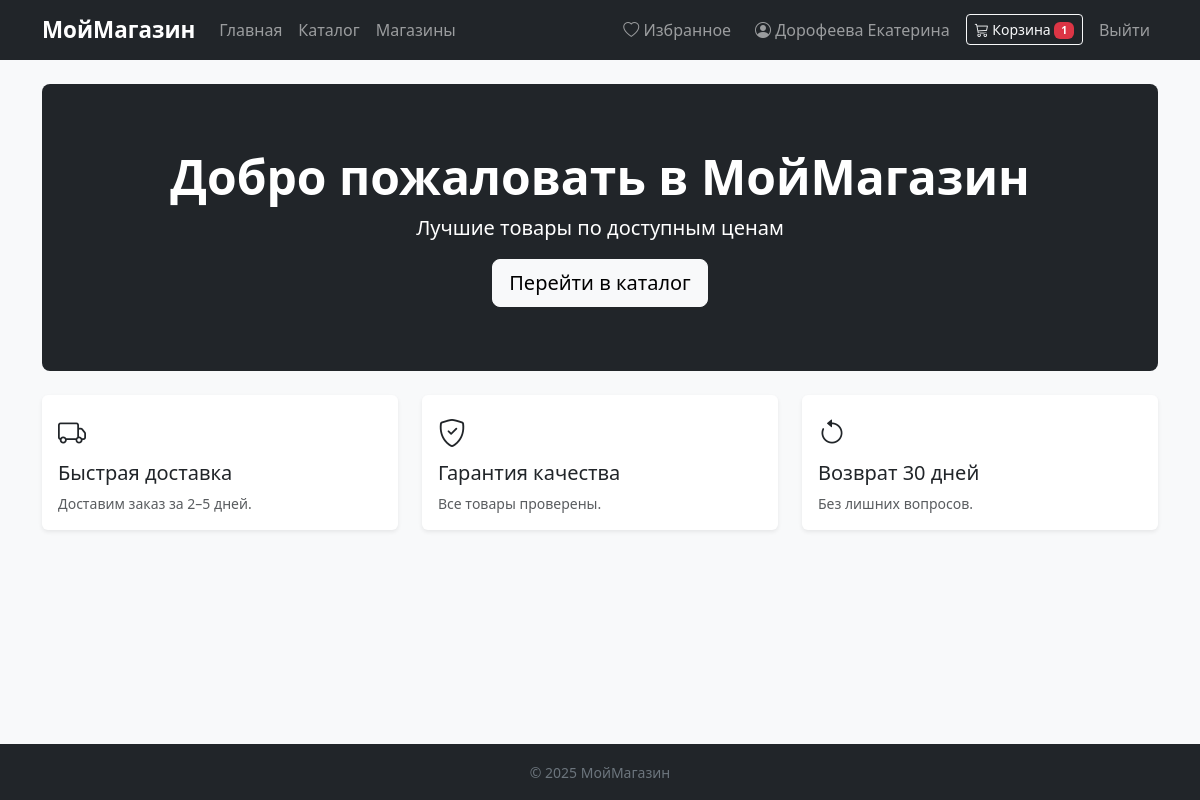
Before: / (signed in) with the older database file.
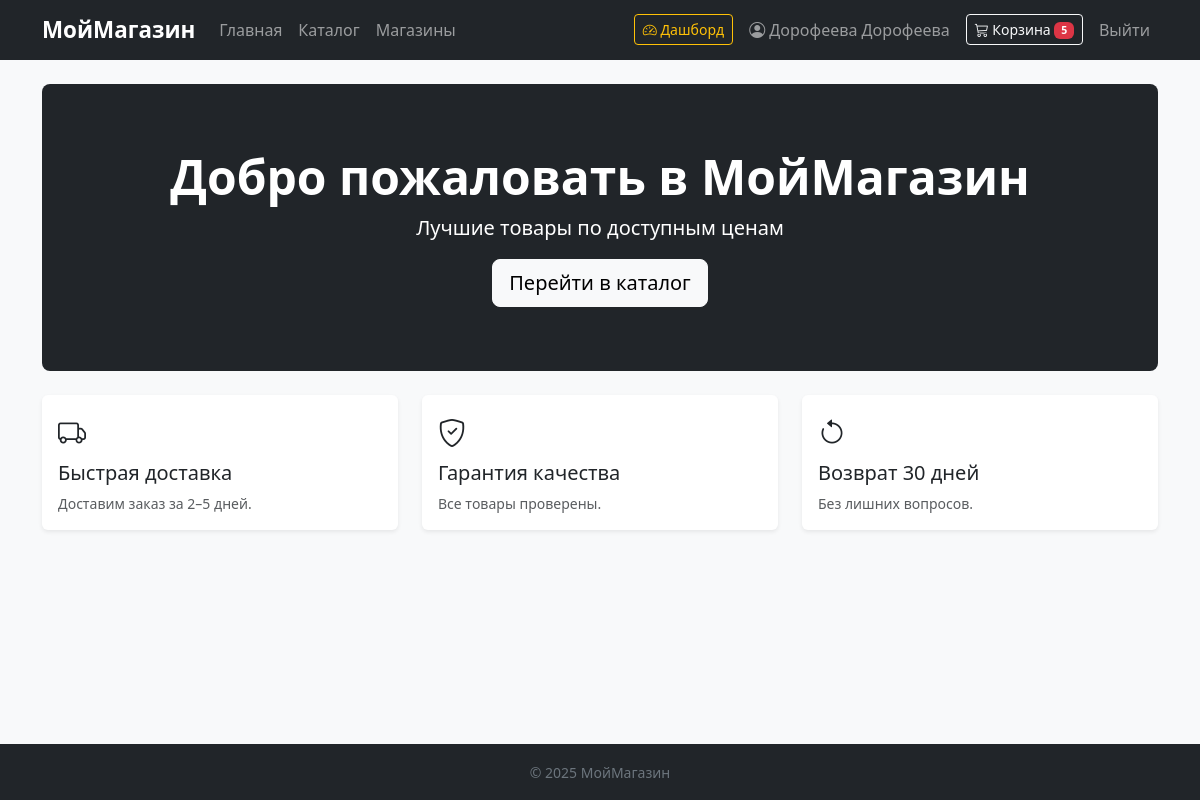
After: the same page with the newer database file.
### data/users.py (models this page shows, shortened)
class User(SqlAlchemyBase, UserMixin):
    __tablename__ = 'users'
    id = Column(Integer, primary_key=True, autoincrement=True)
    name = Column(String, nullable=True)
    email = Column(String, index=True, unique=True, nullable=True)
    hashed_password = Column(String, nullable=True)
    role = Column(Enum("admin", "user", "manager", "warehouse", "support", "courier", name="user_roles"), nullable=True)
    created_date = Column(DateTime, default=datetime.datetime.now)

### app.py (the view)
@app.route('/')
def index():
    return render_template('index.html', featured=[])

### app.py (called while the page is built)
@contextmanager
def session_scope():
    db_sess = db_session.create_session()
    try:
        yield db_sess
    finally:
        db_sess.close()

def cart_count():
    if not current_user.is_authenticated:
        return 0
    with session_scope() as db_sess:
        items = db_sess.query(Cart).filter(Cart.user_id == current_user.id).all()
        return sum(item.quantity for item in items)

@app.context_processor
def inject_cart_count():
    return dict(cart_count=cart_count())

@login_manager.user_loader
def load_user(user_id):
    with session_scope() as db_sess:
        return db_sess.get(User, user_id)

### data/db_session.py (called while the page is built)
def create_session() -> Session:
    global __factory
    return __factory()

### templates/index.html (shortened to what this page needs)
{% extends 'base.html' %}
{% block content %}
<div class="p-5 mb-4 bg-dark text-white rounded-3">
    <div class="container-fluid py-3 text-center">
        <h1 class="display-5 fw-bold">Добро пожаловать в МойМагазин</h1>
        <p class="col-md-8 mx-auto fs-5">Лучшие товары по доступным ценам</p>
        <a class="btn btn-light btn-lg" href="{{ url_for('catalog') }}">Перейти в каталог</a>
    </div>
</div>
<div class="row g-4 mb-4">
    <div class="col-md-4">
        <div class="card border-0 shadow-sm h-100">
            <div class="card-body">
                <i class="bi bi-truck fs-3 text-dark"></i>
                <h5 class="mt-2">Быстрая доставка</h5>
                <p class="text-muted small mb-0">Доставим заказ за 2–5 дней.</p>
            </div>
        </div>
    </div>
    <div class="col-md-4">
        <div class="card border-0 shadow-sm h-100">
            <div class="card-body">
                <i class="bi bi-shield-check fs-3 text-dark"></i>
                <h5 class="mt-2">Гарантия качества</h5>
                <p class="text-muted small mb-0">Все товары проверены.</p>
            </div>
        </div>
    </div>
    <div class="col-md-4">
        <div class="card border-0 shadow-sm h-100">
            <div class="card-body">
                <i class="bi bi-arrow-counterclockwise fs-3 text-dark"></i>
                <h5 class="mt-2">Возврат 30 дней</h5>
                <p class="text-muted small mb-0">Без лишних вопросов.</p>
            </div>
        </div>
    </div>
</div>
{% endblock %}

### templates/base.html (shortened to what this page needs)
<!DOCTYPE html>
<html lang="ru">
<head>
    <link href="https://cdn.jsdelivr.net/npm/bootstrap@5.3.3/dist/css/bootstrap.min.css" rel="stylesheet">
    <link href="https://cdn.jsdelivr.net/npm/bootstrap-icons@1.11.3/font/bootstrap-icons.css" rel="stylesheet">
</head>
<body class="bg-light">
<nav class="navbar navbar-expand-lg navbar-dark bg-dark">
    <div class="container">
        <a class="navbar-brand" href="{{ url_for('index') }}">МойМагазин</a>
        <div class="collapse navbar-collapse" id="navMenu">
            <ul class="navbar-nav me-auto">
                <li class="nav-item"><a class="nav-link" href="{{ url_for('index') }}">Главная</a></li>
                <li class="nav-item"><a class="nav-link" href="{{ url_for('catalog') }}">Каталог</a></li>
                <li class="nav-item"><a class="nav-link" href="{{ url_for('stores') }}">Магазины</a></li>
            </ul>
            <ul class="navbar-nav align-items-center gap-2">
                {% if current_user.is_authenticated %}
                    {% if current_user.role in ["admin", "manager", "warehouse", "support", "courier"] %}
                    <li class="nav-item">
                        <a class="btn btn-sm btn-outline-warning" href="{{ url_for('dashboard') }}">
                            <i class="bi bi-speedometer2"></i> Дашборд
                        </a>
                    </li>
                    {% endif %}
                    {% if current_user.role == 'user' %}
                    <li class="nav-item">
                        <a class="nav-link" href="{{ url_for('wishlist') }}">
                            <i class="bi bi-heart"></i> Избранное
                        </a>
                    </li>
                    {% endif %}
                    <li class="nav-item">
                        <a class="nav-link" href="{{ url_for('account') }}">
                            <i class="bi bi-person-circle"></i> {{ current_user.name }}
                        </a>
                    </li>
                    <li class="nav-item">
                        <a class="btn btn-sm btn-outline-light" href="{{ url_for('cart') }}">
                            <i class="bi bi-cart3"></i> Корзина
                            {% if cart_count > 0 %}
                            <span class="badge bg-danger">{{ cart_count }}</span>
                            {% endif %}
                        </a>
                    </li>
                    <li class="nav-item">
                        <a class="nav-link" href="{{ url_for('logout') }}">Выйти</a>
                    </li>
                {% else %}
                    <li class="nav-item"><a class="nav-link" href="{{ url_for('login') }}">Войти</a></li>
                    <li class="nav-item">
                        <a class="btn btn-sm btn-outline-light" href="{{ url_for('register') }}">Регистрация</a>
                    </li>
                {% endif %}
            </ul>
        </div>
    </div>
</nav>
<main class="container my-4">
    {% block content %}{% endblock %}
</main>
<footer class="bg-dark text-secondary text-center py-3 mt-5">
    <small>&copy; 2025 МойМагазин</small>
</footer>
</body>
</html>

Changed rows visible on the page:
changed User: role "user" → "manager" (drawn); name "Дорофеева Екатерина" → "Дорофеева Дорофеева"
Other visible differences:
{{ cart_count }}: "1" → "5"
text no longer shown: "Избранное"
text now shown: "Дашборд"
